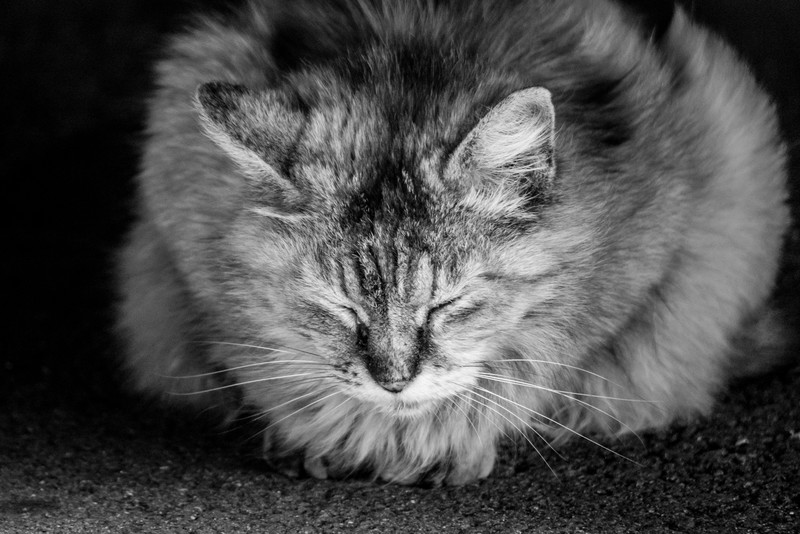
//> input picture data_file/problem_program/problem_11/image/cat.jpg, 800 x 534 px
$ ./main   (built with g++ and OpenCV 4)
//> lines starting //> are read from the running program, lines starting //| are printed output that depends on the picture; after the words box and inside, x2 and y2 are one past the last pixel; in counts of white or black regions, pixels touching at a corner belong together
//
//  main.cpp
//  morphology
//
//  Created by x17070xx on 2018/06/19.
//  Copyright © 2018年 AIT. All rights reserved.
//

#include <iostream>
#include <opencv2/opencv.hpp>

//画像ファイル
#define FILE_NAME "/Applications/MAMP/htdocs/aitpictures_20/data_file/problem_program/problem_16/image/cat.jpg"

//ウィンドウ名
#define WINDOW_NAME_INPUT "input"
#define WINDOW_NAME_OUTPUT "output"
#define SAVE_FILE_NAME1 "result.jpg"

int main(int argc, const char * argv[]) {
    //画像をグレースケールで入力
    cv::Mat src_img = cv::imread(FILE_NAME, 0);
//> src_img is the input picture: 534 rows x 800 cols, CV_8UC1; min 0, max 249, mean 75.4
    if (src_img.empty()) { //入力失敗の場合
        fprintf(stderr, "File is not opened.\n");
        return (-1);
    }
    cv::Mat bin_img = cv::Mat(src_img.size(), CV_8UC1);
    cv::Mat dst_img = cv::Mat(src_img.size(), CV_8UC1);
    cv::Mat result_img = cv::Mat(src_img.size(), CV_8UC1);
    //二値化
    cv::threshold(src_img, bin_img, 100, 255, cv::THRESH_BINARY);
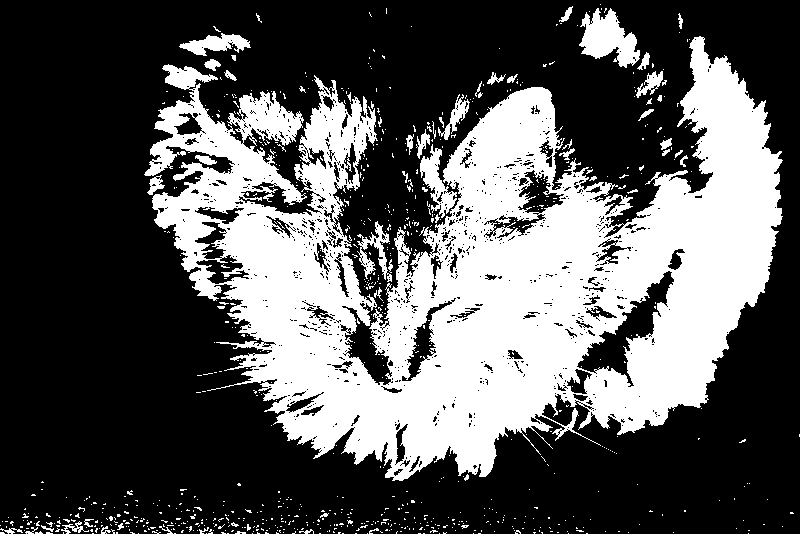
//> bin_img: 534 rows x 800 cols, CV_8UC1; 34.5% white; 825 white regions (770 under 20 px), largest, box (x1, y1, x2, y2) and area: (144, 36, 783, 481) 137090, (579, 8, 640, 68) 2045, (420, 144, 457, 218) 1033
    int i;
    //膨張
    for (i=0; i<5; i++) {
        cv::dilate(bin_img, dst_img, cv::Mat(), cv::Point(-1, -1), i);
        cv::imshow(WINDOW_NAME_OUTPUT, dst_img);
        cv::imwrite(SAVE_FILE_NAME1, dst_img);

    }
//> this loop made 5 passes
//> pass 2, `cv::dilate(bin_img, dst_img, cv::Mat(), cv::Point(-1, -1), i);`:
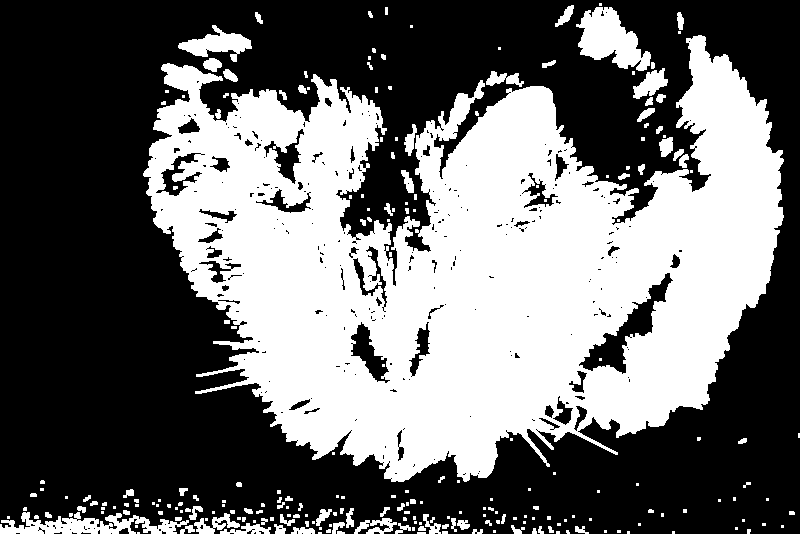
//> dst_img: 534 rows x 800 cols, CV_8UC1; 42.1% white; 237 white regions (142 under 20 px), largest, box (x1, y1, x2, y2) and area: (143, 35, 784, 482) 165274, (576, 7, 651, 71) 2702, (0, 512, 189, 534) 2178
//> pass 3, `cv::dilate(bin_img, dst_img, cv::Mat(), cv::Point(-1, -1), i);`:
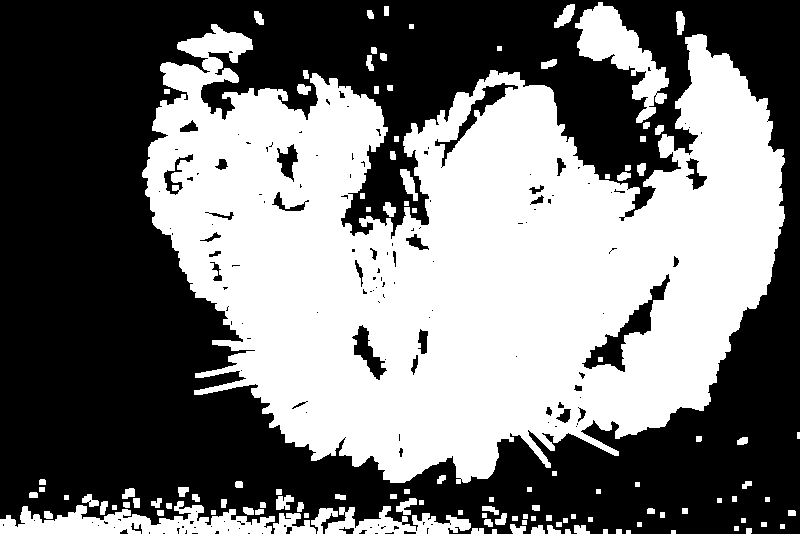
//> dst_img: 534 rows x 800 cols, CV_8UC1; 46.6% white; 118 white regions, largest, box (x1, y1, x2, y2) and area: (142, 24, 785, 484) 180683, (0, 501, 275, 534) 4888, (575, 2, 669, 123) 4305
//> after the loop:
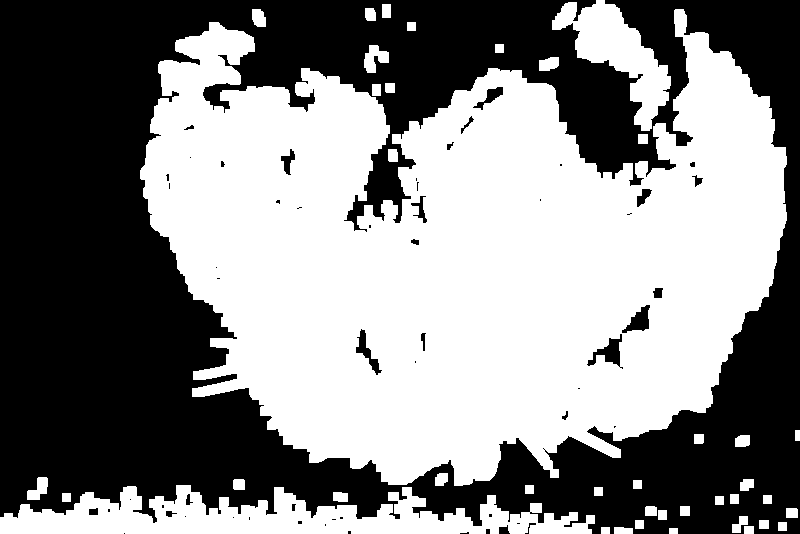
//> dst_img: 534 rows x 800 cols, CV_8UC1; 52.7% white; 56 black regions (32 under 20 px), largest, box (x1, y1, x2, y2) and area: (0, 0, 800, 534) 199411, (587, 334, 623, 369) 466, (622, 305, 650, 333) 387
// [6 lines of commented-out code are left out]

    cv::waitKey();
    return 0;
}

$ run again, with data_file/problem_program/problem_11/image/bird.jpg copied over data_file/problem_program/problem_11/image/cat.jpg
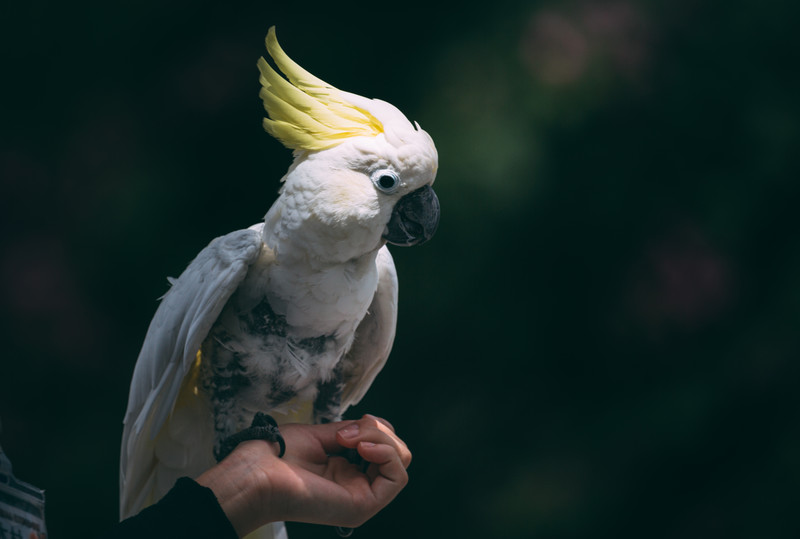
//> input picture data_file/problem_program/problem_11/image/bird.jpg, 800 x 539 px
//> `cv::threshold(src_img, bin_img, 100, 255, cv::THRESH_BINARY);`:
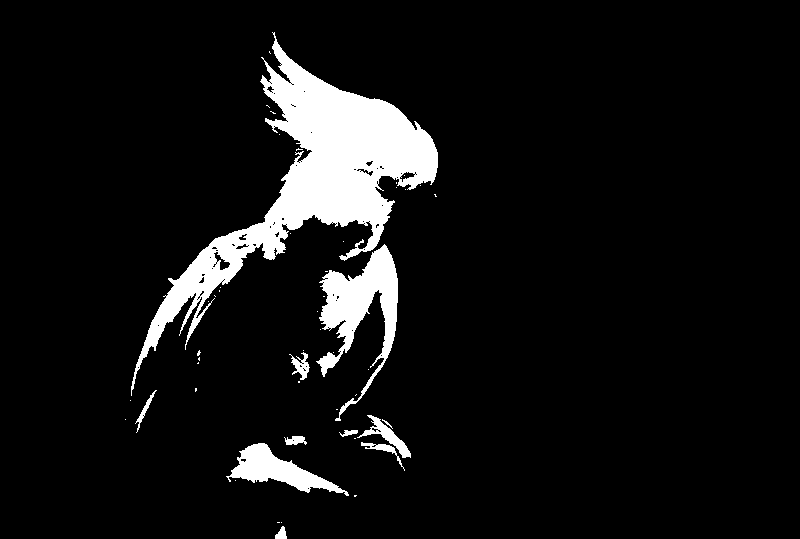
//> bin_img: 539 rows x 800 cols, CV_8UC1; 7.6% white; 49 white regions (38 under 20 px), largest, box (x1, y1, x2, y2) and area: (131, 32, 438, 396) 23725, (316, 244, 398, 421) 5148, (226, 443, 349, 496) 2381
//> after the loop `for (i=0; i<5; i++)`:
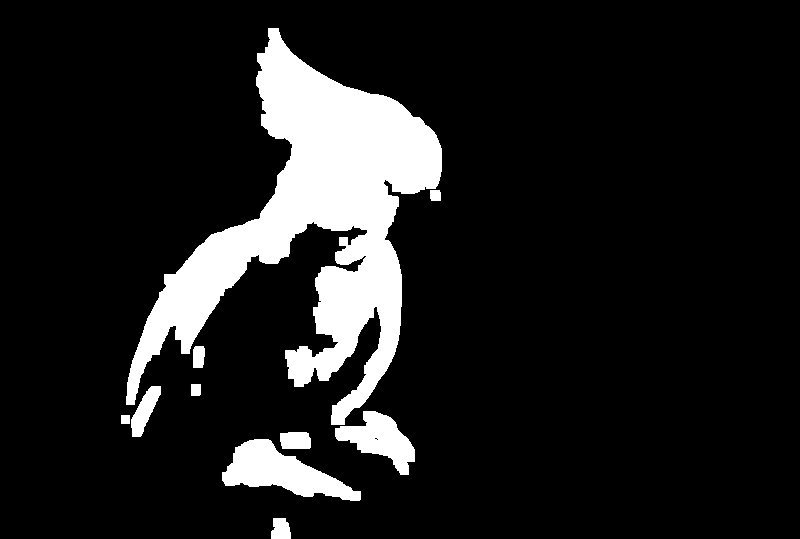
//> dst_img: 539 rows x 800 cols, CV_8UC1; 12% white; 10 white regions, largest, box (x1, y1, x2, y2) and area: (126, 28, 442, 425) 43109, (222, 439, 361, 501) 4130, (335, 411, 415, 475) 2467
